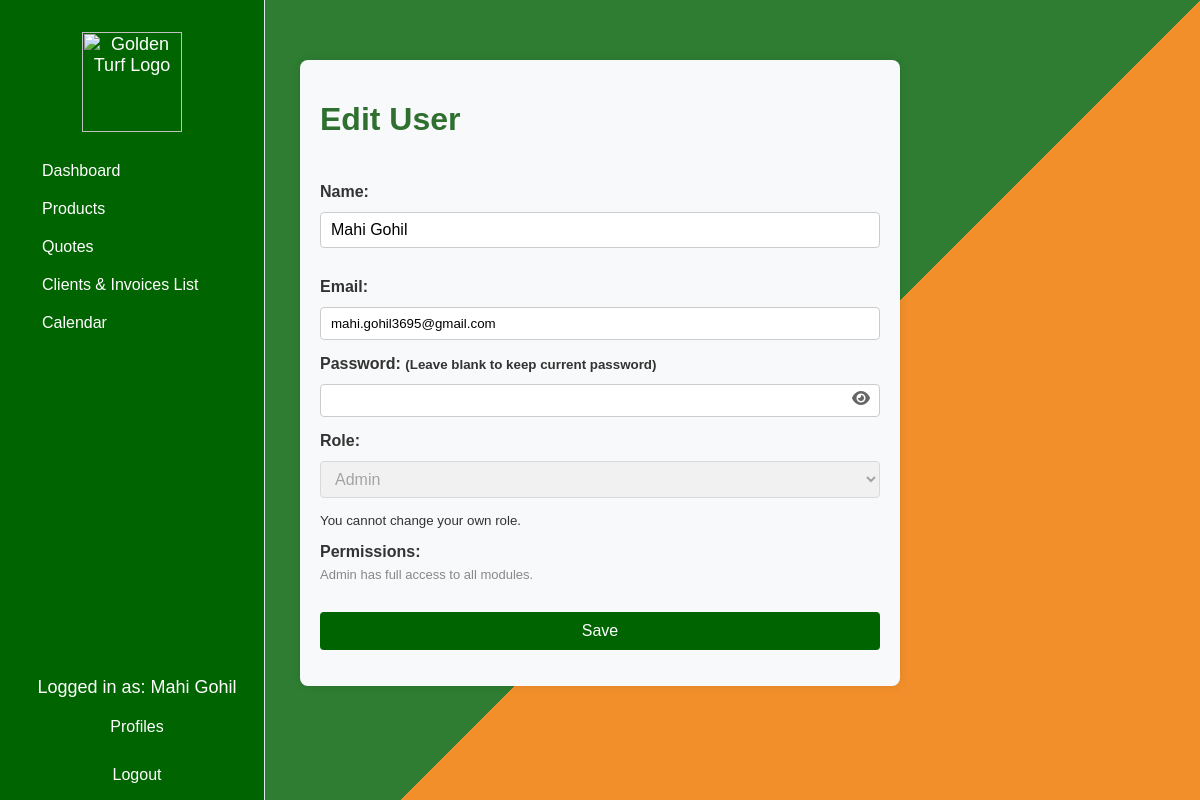
The page /profiles/edit/1 (signed in) on the database as committed earlier.
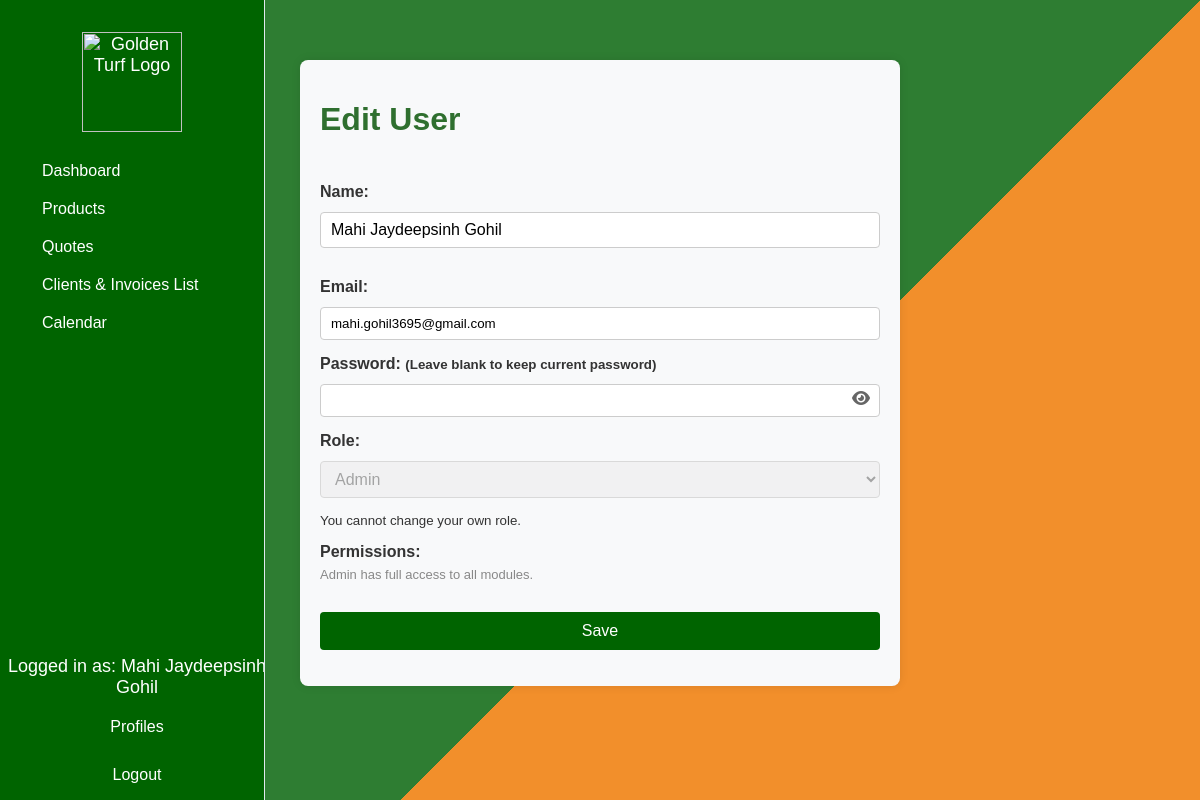
The same page on the database as committed later.
### tables this page shows
CREATE TABLE users (
            id INTEGER PRIMARY KEY AUTOINCREMENT,
            name TEXT NOT NULL,
            email TEXT UNIQUE NOT NULL,
            password TEXT NOT NULL
        , reset_token TEXT, token_expiry TEXT, role TEXT DEFAULT 'user', verification_code TEXT, permissions TEXT DEFAULT '');

### app.py (the view, shortened to what this page needs)
@app.route('/profiles/edit/<int:user_id>', methods=['GET', 'POST'])
def edit_user(user_id):
    if 'user_name' not in session:
        return redirect(url_for('login'))
    if session.get('user_role') != 'admin':
        return redirect(url_for('access_restricted'))
    conn = sqlite3.connect('users.db')
    c = conn.cursor()
    c.execute('SELECT COUNT(*) FROM users WHERE role = "admin"')
    only_one_admin = c.fetchone()[0] == 1
    session['only_one_admin'] = only_one_admin
    c.execute('SELECT id, name, email, role, permissions FROM users WHERE id = ?', (user_id,))
    user = c.fetchone()
    conn.close()
    if not user:
        flash('User not found.')
        return redirect(url_for('profiles'))
    is_admin = user and user[3] == 'admin'
    all_permissions = ['dashboard', 'clients', 'products_list', 'quotes', 'payments', 'calendar', 'profiles']
    user_permissions = user[4].split(',') if user and user[4] else []
    return render_template('edit_user.html', user=user, is_admin=is_admin, all_permissions=all_permissions, user_permissions=user_permissions)

### templates/edit_user.html (shortened to what the changed rows need)
    <div class="sidebar" style="border-right: 1px solid #e2e8f0; min-width: 200px; max-width: 200px; background: #006400; color: white; height: 100vh; position: fixed;">
        <nav class="navbar">
            <div style="position: absolute; bottom: 70px; left: 5px; width: 100%; text-align: center;">
                <p style="color: white; margin-bottom: 10px;">Logged in as: {{ session.get('user_name', 'Unknown') }}</p>
                <a href="{{ url_for('profiles') }}" style="color: white; font-size: 16px; text-decoration: none; display: block; padding: 10px; margin-bottom: 10px;">Profiles</a>
                <a href="{{ url_for('logout') }}" style="color: white; font-size: 16px; text-decoration: none; display: block; padding: 10px;">Logout</a>
            </div>
        </nav>
    </div>
<!DOCTYPE html>
<html lang="en">
<head>
    <link rel="stylesheet" href="{{ url_for('static', filename='dashboard.css') }}" />
    <link rel="stylesheet" href="{{ url_for('static', filename='invoice.css') }}" />
    <link rel="stylesheet" href="https://cdnjs.cloudflare.com/ajax/libs/font-awesome/6.4.0/css/all.min.css" />
</head>
<body>
    <div class="container">
        <h1>Edit User</h1>
        <form method="POST" action="{{ url_for('edit_user', user_id=user[0]) }}">
            <label for="name">Name:</label>
            <input type="text" id="name" name="name" value="{{ user[1] }}" required />
            <label for="email">Email:</label>
            <input type="email" id="email" name="email" value="{{ user[2] }}" required />
            <label for="password">Password: <small>(Leave blank to keep current password)</small></label>
            <div class="password-container">
                <input type="password" id="password" name="password" />
                <i class="fa fa-eye toggle-password" id="togglePassword" title="Show/Hide Password"></i>
            </div>
            <label for="role">Role:</label>
            {% set is_id1 = user[0] == 1 %}
            {% set only_one_admin = user[3] == 'admin' and session['only_one_admin'] %}
            <select id="role" name="role" required {% if user[0] == session['user_id'] or only_one_admin or is_id1 %}disabled{% endif %}>
                <option value="admin" {% if user[3] == 'admin' %}selected{% endif %}>Admin</option>
            </select>
            {% if user[0] == session['user_id'] %}
            <small>You cannot change your own role.</small>
            {% elif is_id1 %}
            <input type="hidden" name="role" value="admin" />
            <small>User ID 1 must always be admin.</small>
            {% elif only_one_admin %}
            <input type="hidden" name="role" value="admin" />
            <small>There must always be at least one admin.</small>
            {% endif %}
            <label for="permissions">Permissions:</label>
            {% if user[3] == 'user' %}
            <div style="margin-top: 6px;">
                {% set modules = [
                    ('products_list', 'Products List'),
                    ('invoice', 'Invoices Form'),
                    ('clients', 'Clients Form'),
                    ('quotes', 'Quotation Form'),
                    ('clients_invoices', 'Clients & Invoices List'),
                    ('calendar', 'Calendar')
                ] %}
                {% set user_permissions = user[4].split(',') if user[4] else [] %}
                {% for module, label in modules %}
                    <input type="checkbox" name="permissions" value="{{ module }}" id="perm_{{ module }}" style="margin-right: 8px; vertical-align: middle;" {% if module in user_permissions %}checked{% endif %}>
                    <label for="perm_{{ module }}" style="margin: 0 0 4px 0; cursor: pointer; vertical-align: middle;">{{ label }}</label><br>
                {% endfor %}
                <span style="font-size: 12px; color: #888; margin-top: 4px;">(Tick to allow access. Unticked = blocked.)</span>
            </div>
            {% else %}
            <div style="color: #888; font-size: 13px; margin-bottom: 10px;">Admin has full access to all modules.</div>
            {% endif %}
            <button type="submit">Save</button>
        </form>
    </div>
</body>
</html>

Rows that differ between the two databases and show on the page:
changed users "mahi.gohil3695@gmail.com": get "Mahi Gohil" → "Mahi Jaydeepsinh Gohil"; name "Mahi Gohil" → "Mahi Jaydeepsinh Gohil"
